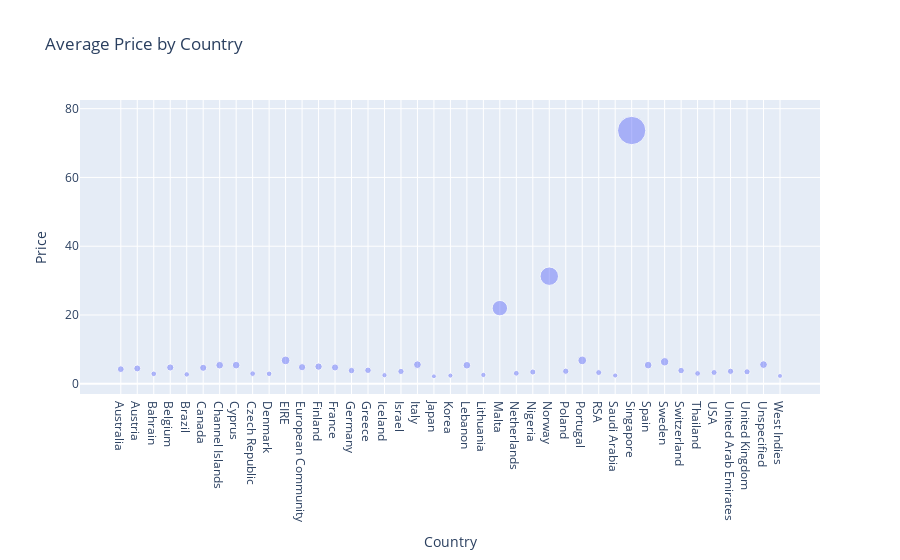

Write notebook code for a chart like this one.
### Code cell
px.scatter(data.iloc[:, [5, 7]].groupby(["Country"]).mean(), 
           y = "Price", size = "Price", title = "Average Price by Country", opacity = 0.48)

### Figure 1 — Plotly figure (JSON) as saved in the notebook; plotly's stock layout.template omitted (floating-point values rounded to 4 significant figures)
{"data": [{"hovertemplate": "Country=%{x}<br>Price=%{marker.size}<extra></extra>", "legendgroup": "", "marker": {"color": "#636efa", "opacity": 0.48, "size": [4.244, 4.461, 2.89, 4.737, 2.727, 4.641, 5.404, 5.419, 2.938, 2.892, 6.793, 4.82, 4.99, 4.744, 3.837, 3.923, 2.498, 3.586, 5.555, 2.172, 2.385, 5.388, 2.565, 21.99, 3.048, 3.416, 31.29, 3.646, 6.799, 3.259, 2.411, 73.65, 5.428, 6.398, 3.843, 3.0, 3.282, 3.623, 3.481, 5.578, 2.274], "sizemode": "area", "sizeref": 0.1841, "symbol": "circle"}, "mode": "markers", "name": "", "orientation": "v", "showlegend": false, "x": ["Australia", "Austria", "Bahrain", "Belgium", "Brazil", "Canada", "Channel Islands", "Cyprus", "Czech Republic", "Denmark", "EIRE", "European Community", "Finland", "France", "Germany", "Greece", "Iceland", "Israel", "Italy", "Japan", "Korea", "Lebanon", "Lithuania", "Malta", "Netherlands", "Nigeria", "Norway", "Poland", "Portugal", "RSA", "Saudi Arabia", "Singapore", "Spain", "Sweden", "Switzerland", "Thailand", "USA", "United Arab Emirates", "United Kingdom", "Unspecified", "West Indies"], "xaxis": "x", "y": [4.244, 4.461, 2.89, 4.737, 2.727, 4.641, 5.404, 5.419, 2.938, 2.892, 6.793, 4.82, 4.99, 4.744, 3.837, 3.923, 2.498, 3.586, 5.555, 2.172, 2.385, 5.388, 2.565, 21.99, 3.048, 3.416, 31.29, 3.646, 6.799, 3.259, 2.411, 73.65, 5.428, 6.398, 3.843, 3.0, 3.282, 3.623, 3.481, 5.578, 2.274], "yaxis": "y", "type": "scatter"}], "layout": {"xaxis": {"anchor": "y", "domain": [0, 1], "title": {"text": "Country"}}, "yaxis": {"anchor": "x", "domain": [0, 1], "title": {"text": "Price"}}, "legend": {"tracegroupgap": 0, "itemsizing": "constant"}, "title": {"text": "Average Price by Country"}}}
